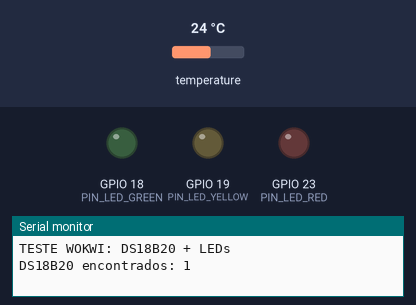
A sketch run on a simulated ESP32. On the bench: output pins drawn as LEDs (lit = HIGH), the last lines printed to the serial monitor. The inputs (shaded band) are chosen by the test bench; at power-on: temperature 24 °C.

Above: at 0.6 s.
At 12.9 s:
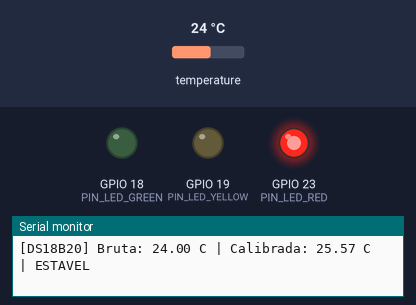
Timing chart, 0 to 14.4 s (numbered marks = the images above):
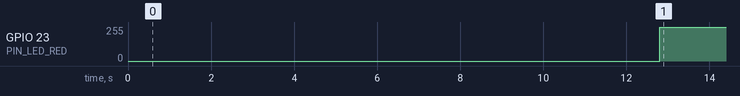

Measured:
- by itself, GPIO 23 (PIN_LED_RED): 0/255 → 253/255 at 12.8 s

The sketch:

sketch.ino
```cpp
/* ==============================================================================
 * Este sketch é uma versão simplificada, criada EXCLUSIVAMENTE para validar
 * a fiação e a lógica de leitura do sensor de temperatura DS18B20 em
 * conjunto com o acionamento dos LEDs indicadores.
 *
 * Este NÃO é o código final do sistema.
 *
 * Para acessar o projeto completo, documentação e outras integrações, visite:
 * -> https://github.com/raphaellyzzz/iomt-telemed-esp32.git
 * ============================================================================== */

#include <OneWire.h>
#include <DallasTemperature.h>

#define PIN_TEMP 4
#define PIN_LED_GREEN 18
#define PIN_LED_YELLOW 19
#define PIN_LED_RED 23

#define OFFSET_CALIBRACAO 1.57
#define LIMIAR_ESTAVEL 0.10f
#define AMOSTRAS_ESTAVEIS 5
#define TEMP_CYCLE_MS 2000UL

OneWire oneWire(PIN_TEMP);
DallasTemperature tempSensor(&oneWire);

float ultimaLeituraBruta = NAN;
int contadorEstavel = 0;
bool tempEstabilizada = false;
float tempCalibradaAtual = NAN;
bool conversaoEmAndamento = false;
unsigned long lastTempRequest = 0;

void atualizarDS18B20() {
  unsigned long agora = millis();

  if (!conversaoEmAndamento && (agora - lastTempRequest >= TEMP_CYCLE_MS)) {
    tempSensor.requestTemperatures();
    conversaoEmAndamento = true;
    lastTempRequest = agora;
    return;
  }

  if (!conversaoEmAndamento || !tempSensor.isConversionComplete()) return;

  conversaoEmAndamento = false;
  float bruta = tempSensor.getTempCByIndex(0);

  if (bruta == DEVICE_DISCONNECTED_C) {
    Serial.println("[DS18B20] ERRO: sensor desconectado.");
    contadorEstavel = 0;
    tempEstabilizada = false;
    return;
  }

  float calibrada = bruta + OFFSET_CALIBRACAO;

  if (!isnan(ultimaLeituraBruta) && fabs(bruta - ultimaLeituraBruta) < LIMIAR_ESTAVEL) {
    contadorEstavel++;
  } else {
    contadorEstavel = 0;
  }
  ultimaLeituraBruta = bruta;
  tempEstabilizada = (contadorEstavel >= AMOSTRAS_ESTAVEIS);

  if (tempEstabilizada) {
    tempCalibradaAtual = calibrada;
  }

  Serial.print("[DS18B20] Bruta: "); Serial.print(bruta, 2);
  Serial.print(" C | Calibrada: "); Serial.print(calibrada, 2);
  Serial.print(" C | ");
  Serial.println(tempEstabilizada ? "ESTAVEL" : "estabilizando...");
}

void atualizarLEDs() {
  digitalWrite(PIN_LED_GREEN, LOW);
  digitalWrite(PIN_LED_YELLOW, LOW);
  digitalWrite(PIN_LED_RED, LOW);

  if (isnan(tempCalibradaAtual)) return;

  /*
   * Lógica alinhada com o calcular_risco_news2 do código original:
   * <= 35.0 ou >= 39.1      -> Vermelho (Risco - Score 3 ou 2)
   * 35.1 a 36.0 ou 38.1 a 39.0 -> Amarelo (Atenção - Score 1)
   * 36.1 a 38.0             -> Verde (Normal - Score 0)
   */

  if (tempCalibradaAtual <= 35.0 || tempCalibradaAtual > 39.0) {
    digitalWrite(PIN_LED_RED, HIGH);
  }
  else if ((tempCalibradaAtual > 35.0 && tempCalibradaAtual <= 36.0) || (tempCalibradaAtual > 38.0 && tempCalibradaAtual <= 39.0)) {
    digitalWrite(PIN_LED_YELLOW, HIGH);
  }
  else {
    digitalWrite(PIN_LED_GREEN, HIGH);
  }
}

void setup() {
  Serial.begin(115200);
  delay(500);
  Serial.println("TESTE WOKWI: DS18B20 + LEDs");

  pinMode(PIN_LED_GREEN, OUTPUT);
  pinMode(PIN_LED_YELLOW, OUTPUT);
  pinMode(PIN_LED_RED, OUTPUT);

  tempSensor.begin();
  tempSensor.setWaitForConversion(false);

  int qtd = tempSensor.getDeviceCount();
  Serial.print("DS18B20 encontrados: ");
  Serial.println(qtd);
}

void loop() {
  atualizarDS18B20();
  atualizarLEDs();
}
```
